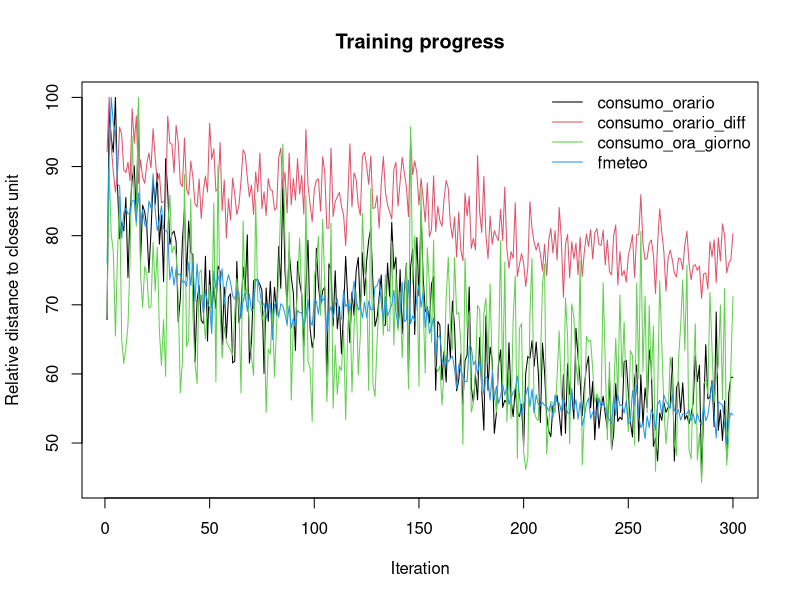
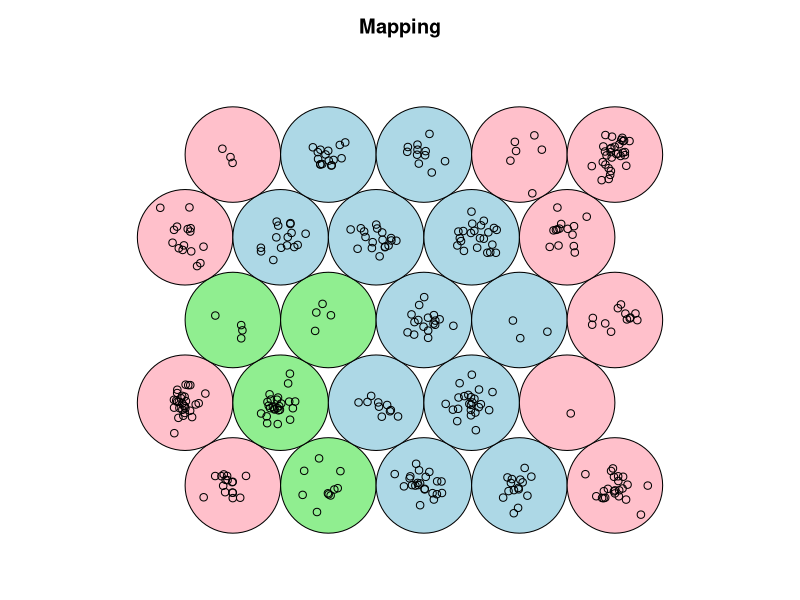
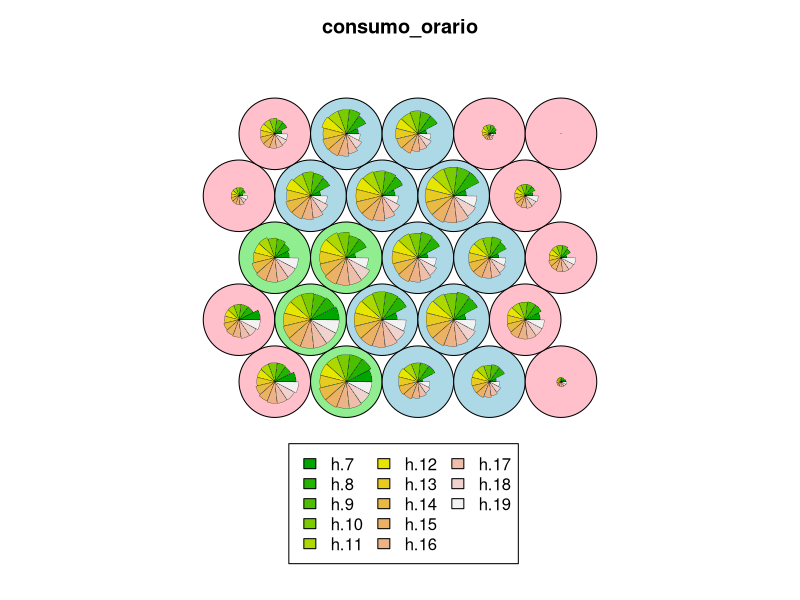
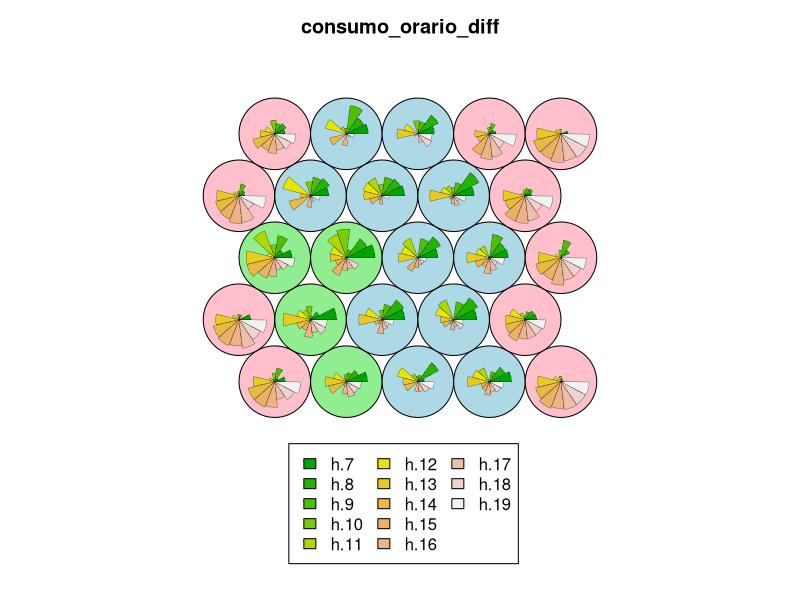
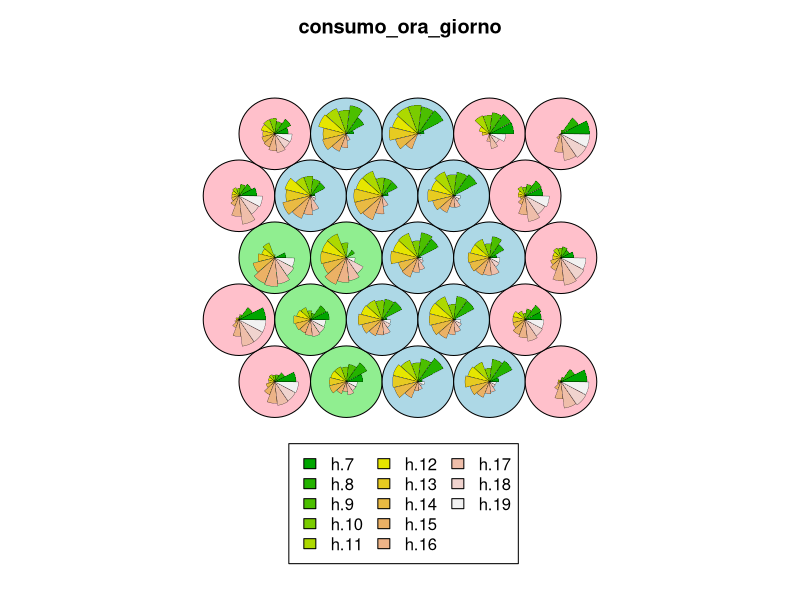
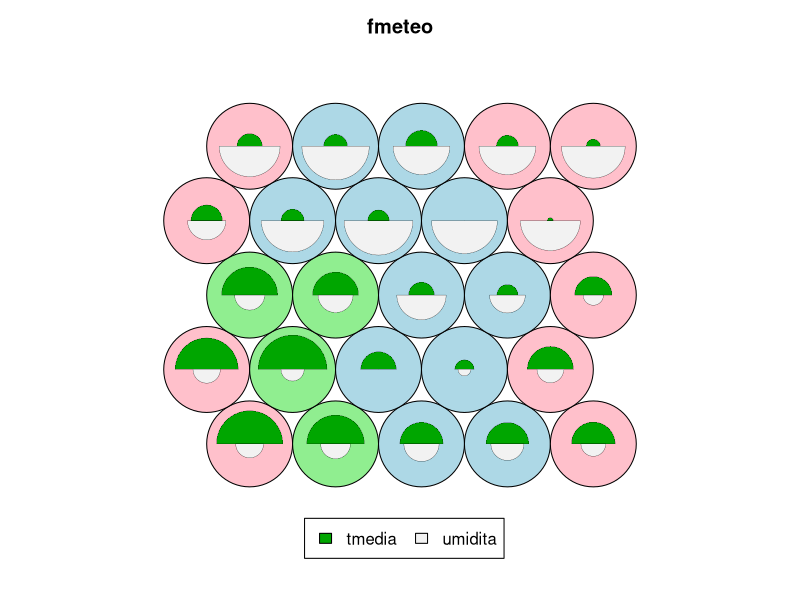
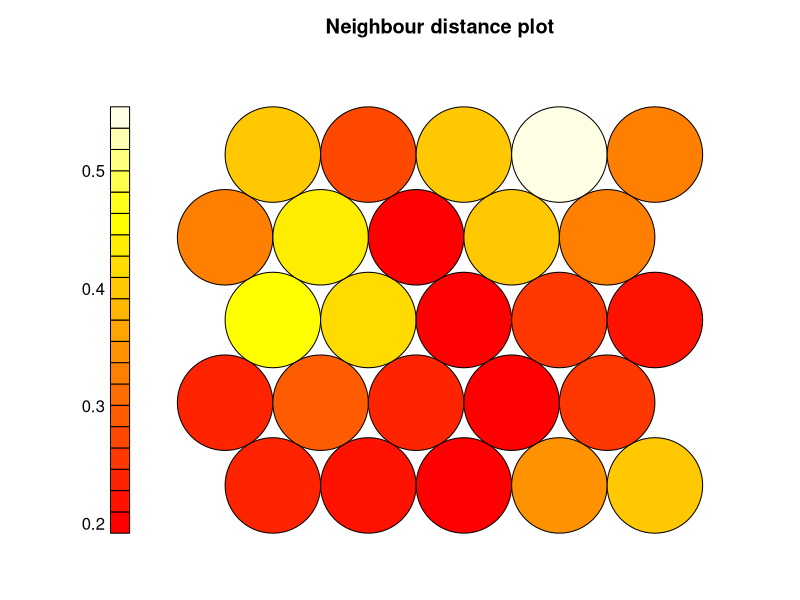
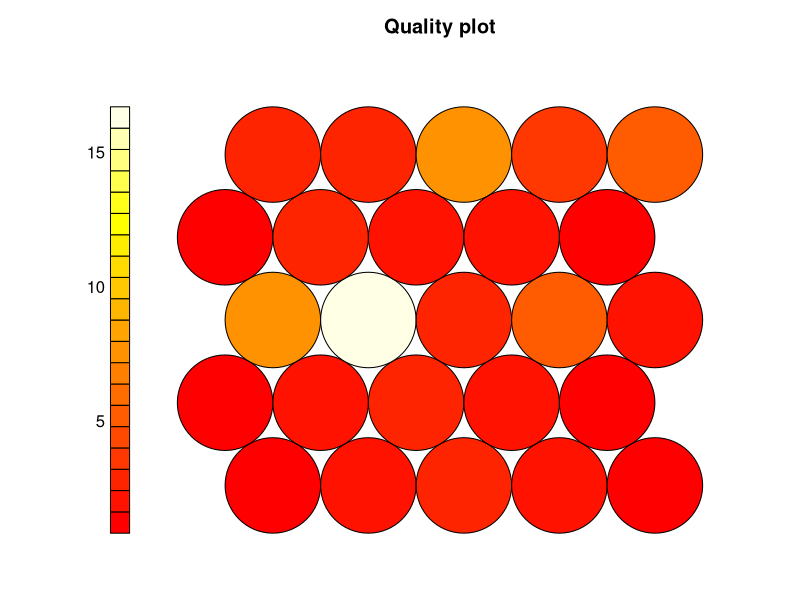

Write R code to recreate these figures, in order. (Note: this script raises an error after producing the figures.)
require(kohonen)
require(dplyr)

setwd(dirname(rstudioapi::getActiveDocumentContext()$path))

colors = c("pink", "lightgreen", "lightblue")


# Data -------------------------------------------------------------------------
df_consumo_orario=read.csv('consumo_orario_df.csv', sep=";")
df_consumo_orario_diff=read.csv('consumo_orario_diff_df.csv', sep=";")
df_consumo_ora_giorno=read.csv('consumo_ora_giorno_df.csv', sep=";")
df_meteo=read.csv('meteo_df.csv', sep=";")

# Features ---------------------------------------------------------------------
fconsumo_orario = scale(as.matrix(df_consumo_orario[2:14]))
fconsumo_orario_diff = scale(as.matrix(df_consumo_orario_diff[2:14]))
fconsumo_ora_giorno = scale(as.matrix(df_consumo_ora_giorno[2:14]))
fmeteo = scale(as.matrix(df_meteo[,2:3]))

# SUPER SOM INIT ---------------------------------------------------------------
som.grid = somgrid(xdim=5, ydim=5, topo = "hexagonal", toroidal = 1)
som.layer = list('consumo_orario'=fconsumo_orario, 
                 'consumo_orario_diff'=fconsumo_orario_diff,
                 'consumo_ora_giorno'=fconsumo_ora_giorno, 
                 'fmeteo'=fmeteo)
set.seed(42)
ss=supersom(som.layer, 
            som.grid, 
            whatmap=1:4, 
            user.weights = c(0.2, 0.35, 0.35, 0.1), 
            alpha = c(0.005,0.001), 
            rlen = 300)

# Clusters ---------------------------------------------------------------------
n_cluster = 3
ss.hc = cutree(hclust(object.distances(ss, "codes")), n_cluster)

# Plot -------------------------------------------------------------------------
bgcolors = colors[0:n_cluster]

# Error during epochs
plot(ss, type = "changes")
# Mapping
plot(ss, type = "mapping", bgcol=bgcolors[as.integer(ss.hc)], pch = 1, main = "Mapping", keepMargins = TRUE)
# Layers
plot(ss, bgcol=bgcolors[as.integer(ss.hc)])
# Distances
plot(ss, type="dist.neighbours")

plot(ss, type="quality")

# Results extraction -----------------------------------------------------------
mylist = ss.hc
fn = "ssom_out/node_cluster.txt"
lapply(mylist, write, fn, append=TRUE, ncolumns=1000)

mylist = ss$unit.classif
fn = "ssom_out/day_node.txt"
lapply(mylist, write, fn, append=TRUE, ncolumns=1000)

mylist =plot(ss, type = "count")
fn = "ssom_out/node_count.txt"
lapply(mylist, write, fn, append=TRUE, ncolumns=1000)

write.csv(as.data.frame(ss[["codes"]][["consumo_orario"]]), 
          file="ssom_out/codes_consumo_orario.csv")
write.csv(as.data.frame(ss[["codes"]][["consumo_ora_giorno"]]), 
          file="ssom_out/codes_consumo_ora_giorno.csv")
write.csv(as.data.frame(ss[["codes"]][["consumo_orario_diff"]]), 
          file="ssom_out/codes_consumo_orario_diff.csv")
write.csv(as.data.frame(ss[["codes"]][["fmeteo"]]), 
          file="ssom_out/codes_meteo.csv")
